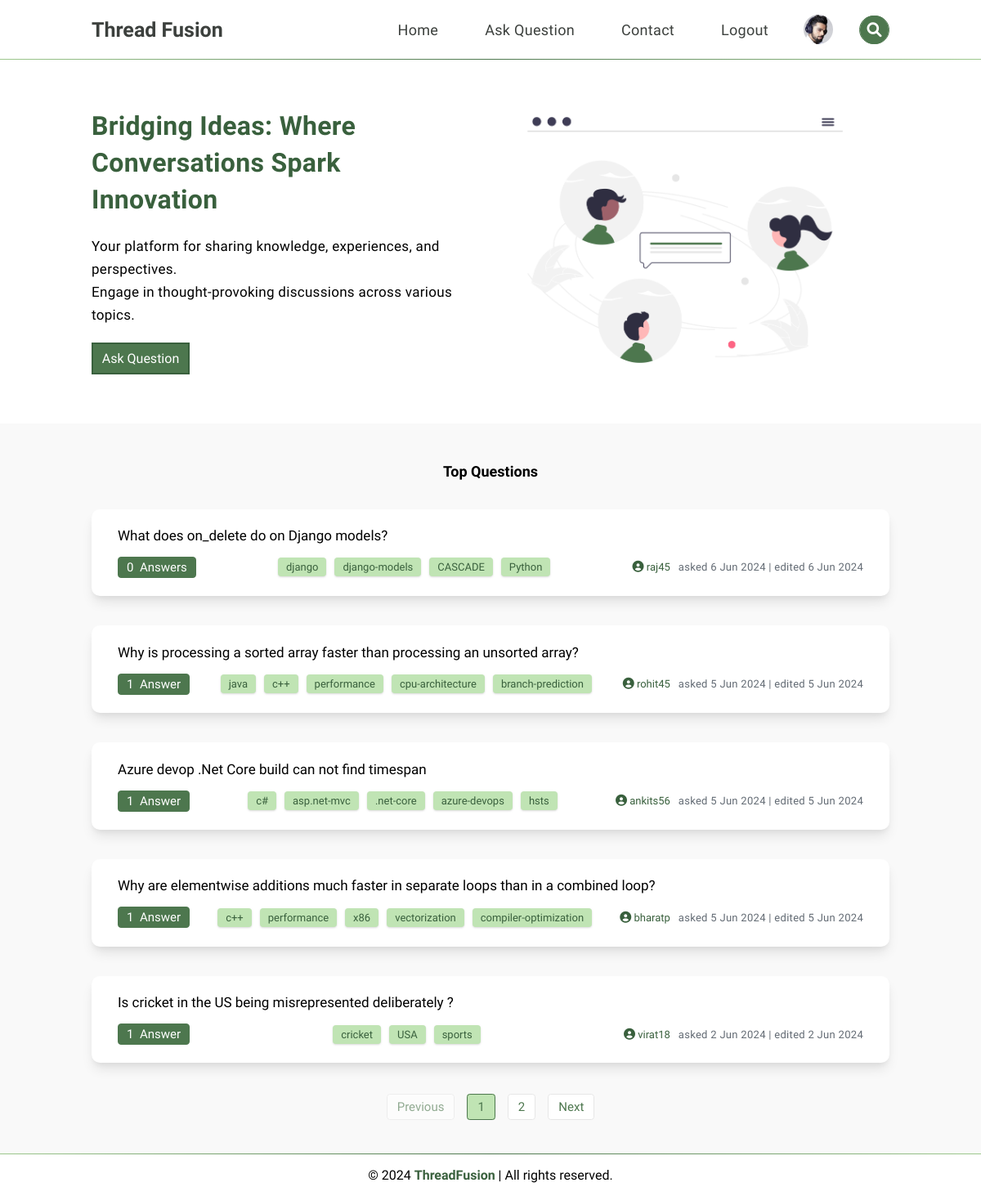
Page / (signed in) on the committed database.
### threadfusion/models.py (models this page shows, shortened)
class Profile(models.Model):
    user = models.ForeignKey(User, on_delete=models.CASCADE, related_name="users_profile")
    profile_image = models.ImageField(null=True, blank=True, upload_to="profile_images/")
    fullname = models.CharField(max_length=50)
    profession = models.CharField(max_length=50)
    about = models.TextField()
    linkedin = models.CharField(max_length=100)
    github = models.CharField(max_length=100)
    instagram = models.CharField(max_length=100)
    facebook = models.CharField(max_length=100)
    twitter = models.CharField(max_length=100)
    created_at = models.DateTimeField(auto_now_add=True)
    updated_at = models.DateTimeField(auto_now=True)

class Question(models.Model):
    title = models.CharField(max_length=140)
    description = QuillField()
    tags = models.CharField(max_length=64)
    user = models.ForeignKey(User, on_delete=models.CASCADE, related_name="user")
    created_at = models.DateTimeField(auto_now_add=True)
    updated_at = models.DateTimeField(auto_now=True)

class User(AbstractUser):
    pass

### threadfusion/views.py (the view)
# urls.py: path("", views.index, name="index"),
def index(request):
    all_questions = Question.objects.all().order_by('id').reverse()
    paginator = Paginator(all_questions, 5)
    page_number = request.GET.get('page')
    page_obj = paginator.get_page(page_number)
    questions = []
    for question in page_obj:
        tags = [t.strip() for t in question.tags.split(",")]
        all_answers = Answer.objects.filter(question=question)
        answers_count = all_answers.count()
        questions.append({
            'question': question,
            'tags': tags,
            'answers_count': answers_count,
        })
    return render(request, "threadfusion/index.html", {
        "questions": questions,
        "page_obj": page_obj,
    })

### threadfusion/context_processors.py (called while the page is built)
def profile_context_processor(request):
    profile = None
    if request.user.is_authenticated:
        try:
            profile = Profile.objects.get(user=request.user)
        except Profile.DoesNotExist:
            profile = None
    return {'profile_img': profile}

### threadfusion/templates/threadfusion/index.html (shortened to what this page needs)
{% extends "threadfusion/navbar.html" %}
{% block body %}
    <div class="hero-section">
        <div class="headline">
            <h1>Bridging Ideas: Where Conversations Spark Innovation</h1>
            <p>Your platform for sharing knowledge, experiences, and perspectives.
                <br>
                Engage in thought-provoking discussions across various topics.
            </p>
            <a href="{% url 'askquestion' %}">Ask Question</a>
        </div>
        <div class="illustration">
            <img src="static/threadfusion/forum1.png" alt="Illustration">
        </div>
    </div>
    <div class="top-questions">
        <h4>Top Questions</h4>
        {% for ques in questions %}
            <div class="question-box">
                <a href="{% url 'singlequestion' id=ques.question.id %}" class="title">{{ ques.question.title }}</a>
                <div class="answers-date">
                    <h3 class="answer_count">
                        {% if ques.answers_count == 1 %}
                            {{ ques.answers_count }} &nbsp;Answer
                        {% else %}
                            {{ ques.answers_count }} &nbsp;Answers
                        {% endif %}
                    </h3>
                    <ul class="tags">
                        {% for tag in ques.tags %}
                            <li><a href="{% url 'tags' tag=tag %}">{{ tag }}</a></li>
                        {% endfor %}
                    </ul>
                    <div class="question-by">
                        <a href="{% url 'userprofile' ques.question.user.id %}" class="user-name"><i class='fa fa-user-circle' style="font-size: 14px"></i> {{ ques.question.user }}</a>
                        <p class="date-posted">asked {{ ques.question.created_at | date:"j M Y" }} | edited {{ques.question.updated_at | date:"j M Y" }}</p>
                    </div>
                </div>
            </div>
        {% endfor %}
        <div class="pagination">
            <ul class="pages">
                {% if page_obj.has_previous %}
                    <li><a href="?page={{ page_obj.previous_page_number }}">Previous</a></li>
                {% else %}
                    <li><span class="disabled">Previous</span></li>
                {% endif %}
                {% for num in page_obj.paginator.page_range %}
                    {% if page_obj.number == num %}
                        <li><span class="active">{{ num }}</span></li>
                    {% else %}
                        <li><a href="?page={{ num }}">{{ num }}</a></li>
                    {% endif %}
                {% endfor %}
                {% if page_obj.has_next %}
                    <li><a href="?page={{ page_obj.next_page_number }}">Next</a></li>
                {% else %}
                    <li><span class="disabled">Next</span></li>
                {% endif %}
            </ul>
        </div>
    </div>
{% endblock %}
{% block footer %}
    {% include "threadfusion/footer.html" %}
{% endblock %}

### threadfusion/templates/threadfusion/navbar.html (shortened to what this page needs)
{% load static %}
<!DOCTYPE html>
<html lang="en">
<head>
    <link href="{% static 'threadfusion/style.css' %}" rel="stylesheet">
    <link href="https://cdn.quilljs.com/1.3.6/quill.snow.css" rel="stylesheet">
    <link rel="stylesheet" href="https://cdnjs.cloudflare.com/ajax/libs/font-awesome/6.0.0/css/all.min.css" />
</head>
<body>
    <nav class="navbar-menu">
        <a class="logo" href="{% url 'index' %}">Thread Fusion</a>
        <div class="main-menu" id="main-menu">
            <ul class="nav-lists">
                <li><a href="{% url 'index' %}">Home</a></li>
                <li><a href="{% url 'askquestion' %}">Ask Question</a></li>
                <li><a href="{% url 'contact' %}">Contact</a></li>
                {% if user.is_authenticated %}
                    <li><a href="{% url 'logout' %}">Logout</a></li>
                    {% if profile_img %}
                        <li class="user-profile-tag">
                            <a href="{% url 'userprofile' user.id %}">
                                <div class="image-box">
                                    <img src="{{ profile_img.profile_image.url }}" alt="Profile_Image" class="profile-image" >
                                </div>
                            </a>
                        </li>
                    {% endif %}
                {% else %}
                    <li><a href="{% url 'login' %}"><i class="fa-solid fa-right-to-bracket" id="mobile-icon"></i>Login</a></li>
                {% endif %}
            </ul>
            <form action="{% url 'search' %}" method="GET" class="search-box search-form">
                <button type="submit" class="search-btn"><i class="fa fa-search"></i></button>
            </form>
        </div>
    </nav>
    <div class="box-container" id="box-container">
        {% block body %}
        {% endblock %}
    </div>
    {% block footer %}
    {% endblock %}
</body>
</html>

### rows in the picture
Profile: profile_image (picture)
Question: question "What does on_delete do on Django models?", answers_count "0", tags "django" "django-models" "CASCADE" "Python", question.user "raj45", question.created_at "6 Jun 2024", question.updated_at "6 Jun 2024"
Question: question "Why is processing a sorted array faster than processing an unsorted array?", answers_count "1", tags "java" "c++" "performance" "cpu-architecture" "branch-prediction", question.user "rohit45", question.created_at "5 Jun 2024", question.updated_at "5 Jun 2024"
Question: question "Azure devop .Net Core build can not find timespan", answers_count "1", tags "c#" "asp.net-mvc" ".net-core" "azure-devops" "hsts", question.user "ankits56", question.created_at "5 Jun 2024", question.updated_at "5 Jun 2024"
Question: question "Why are elementwise additions much faster in separate loops than in a combined loop?", answers_count "1", tags "c++" "performance" "x86" "vectorization" "compiler-optimization", question.user "bharatp", question.created_at "5 Jun 2024", question.updated_at "5 Jun 2024"
Question: question "Is cricket in the US being misrepresented deliberately ?", answers_count "1", tags "cricket" "USA" "sports", question.user "virat18", question.created_at "2 Jun 2024", question.updated_at "2 Jun 2024"

### other values in the picture
{{ num }} "1"
{{ num }} "2"
